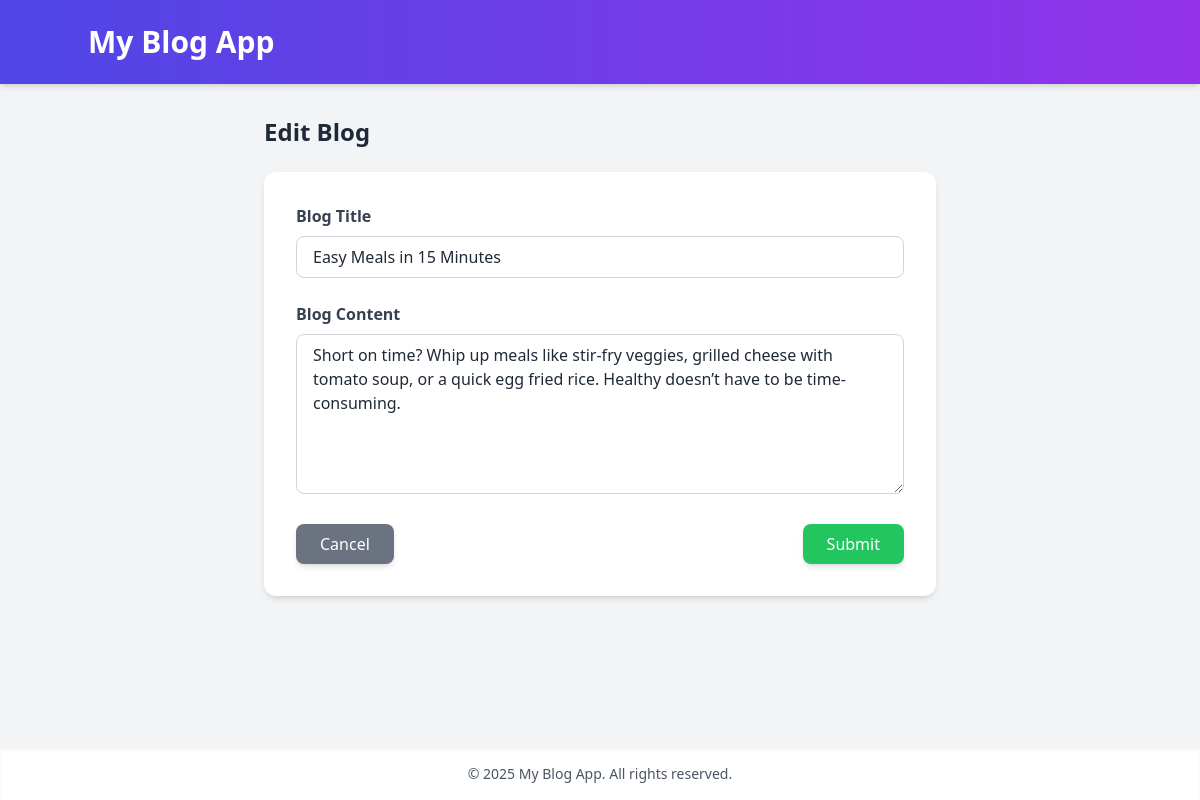
The page /edit-blog/2/ on the database its author committed.
### blog/models.py (models this page shows, shortened)
class Blog(models.Model):
    title = models.CharField(max_length=200)
    content = models.TextField()
    created_at = models.DateTimeField(auto_now_add=True)
    updated_at = models.DateTimeField(auto_now=True)

### blog/views.py (the view)
# urls.py: path('edit-blog/<int:pk>/', views.edit_blog, name='edit_blog'),
def edit_blog(request, pk):
    blog = get_object_or_404(Blog, pk=pk)
    if request.method == 'POST':
        form = BlogForm(request.POST, instance=blog)
        if form.is_valid():
            form.save()
            messages.success(request, 'Blog updated successfully!')
            return redirect('home')
    else:
        form = BlogForm(instance=blog)
    return render(request, 'blog_form.html', {
        'form': form,
        'form_title': 'Edit Blog'
    })

### blog/forms.py
class BlogForm(forms.ModelForm):
    class Meta:
        model = Blog
        fields = ['title', 'content']
        widgets = {
            'title': forms.TextInput(attrs={
                'class': 'w-full px-4 py-2 border border-gray-300 rounded-lg focus:outline-none focus:ring-2 focus:ring-indigo-500',
                'placeholder': 'Enter blog title'
            }),
            'content': forms.Textarea(attrs={
                'class': 'w-full h-40 px-4 py-2 border border-gray-300 rounded-lg focus:outline-none focus:ring-2 focus:ring-indigo-500',
                'placeholder': 'Write your blog content here...'
            })
        }

### blog/templates/blog_form.html (shortened to what this page needs)
{% extends 'base.html' %}
{% block content %}
<div class="max-w-2xl mx-auto">
    <h2 class="text-2xl font-bold mb-6">{{ form_title }}</h2>
    <form method="POST" class="bg-white rounded-xl shadow-md p-8">
        <div class="mb-6">
            <label for="id_title" class="block text-gray-700 font-semibold mb-2">Blog Title</label>
            {{ form.title }}
        </div>
        <div class="mb-6">
            <label for="id_content" class="block text-gray-700 font-semibold mb-2">Blog Content</label>
            {{ form.content }}
        </div>
        <div class="flex justify-between">
            <a href="{% url 'home' %}" class="bg-gray-500 hover:bg-gray-600 text-white px-6 py-2 rounded-lg font-medium shadow-md transition duration-300">
                Cancel
            </a>
            <button type="submit" class="bg-green-500 hover:bg-green-600 text-white px-6 py-2 rounded-lg font-medium shadow-md transition duration-300">
                Submit
            </button>
        </div>
    </form>
</div>
{% endblock %}

### rows shown on the page
Blog: title "Easy Meals in 15 Minutes", content "Short on time? Whip up meals like stir-fry veggies, grilled cheese with tomato soup, or a quick egg fried rice. Healthy doesn’t have to be time-consuming."
